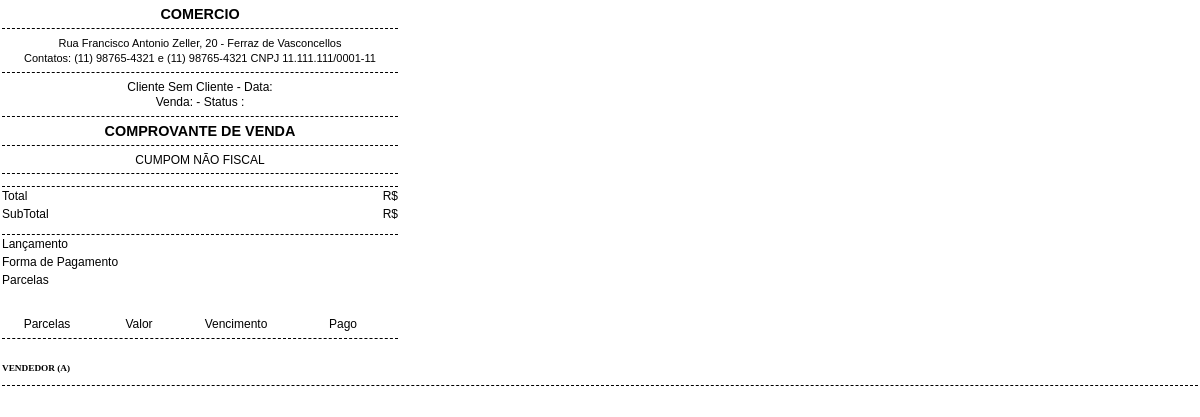
The page /relatorios/venda.php on the database its author committed.
### tables this page shows
CREATE TABLE `config` (
  `id` int(11) NOT NULL,
  `nome_sistema` varchar(50) NOT NULL,
  `email_adm` varchar(50) NOT NULL,
  `endereco_site` varchar(150) DEFAULT NULL,
  `telefone_fixo` varchar(20) DEFAULT NULL,
  `telefone_whatsapp` varchar(20) DEFAULT NULL,
  `cnpj_site` varchar(25) DEFAULT NULL,
  `rodape_relatorios` varchar(1000) NOT NULL,
  `valor_multa` int(11) NOT NULL,
  `valor_juros_dia` decimal(8,2) NOT NULL,
  `frequencia_automatica` varchar(5) NOT NULL,
  `relatorio_pdf` varchar(5) NOT NULL,
  `fonte_comprovante` int(11) NOT NULL,
  `logo` varchar(100) NOT NULL,
  `icone` varchar(100) NOT NULL,
  `dias_carencia` int(11) NOT NULL,
  `alerta` date NOT NULL,
  `impressao_automatica` varchar(5) NOT NULL
);

### conexao.php (called while the page is built, shortened)
<?php
require_once("config.php");
try {
	$pdo = new PDO("mysql:dbname=$banco;host=$servidor;charset=utf8", "$usuario", "$senha");
} catch (Exception $e) {
	echo 'Não foi possível conectar ao banco de dados! <br><br>'.$e;
}
$nome_sistema = 'Comércio';
$email_adm = 'admin@gmail.com';
$endereco_site = 'Rua Francisco Antonio Zeller, 20 - Ferraz de Vasconcellos';
$telefone_fixo = '(11) 3333-3333';
$telefone_whatsapp = '(11) 98765-4321';
$cnpj_site = '20.301.706/0001-08';
$rodape_relatorios = 'Desenvolvido pelo terceiro ano @Todos os Direitos Reservados!!';
$valor_multa = 2;
$valor_juros_dia = 0.15;
$dias_carencia = 0;
$frequencia_automatica = 'Não';
$relatorio_pdf = 'Sim';
$fonte_comprovante = '11';
$impressao_automatica = 'Sim';
$query = $pdo->query("SELECT * FROM config");
$res = $query->fetchAll(PDO::FETCH_ASSOC);
if(@count($res) == 0){
	$pdo->query("INSERT INTO config SET nome_sistema = '$nome_sistema', email_adm = '$email_adm', endereco_site = '$endereco_site', telefone_fixo = '$telefone_fixo', telefone_whatsapp = '$telefone_whatsapp', cnpj_site = '$cnpj_site', rodape_relatorios = '$rodape_relatorios', valor_multa = '$valor_multa', valor_juros_dia = '$valor_juros_dia', frequencia_automatica = '$frequencia_automatica', relatorio_pdf = '$relatorio_pdf', fonte_comprovante = '$fonte_comprovante', logo = 'logo.png', icone = 'icone.png', dias_carencia = '$dias_carencia', alerta = curDate(), impressao_automatica = '$impressao_automatica'");
}else{
	$nome_sistema = $res[0]['nome_sistema'];
	$endereco_site = $res[0]['endereco_site'];
	$telefone_whatsapp = $res[0]['telefone_whatsapp'];
	$cnpj_site = $res[0]['cnpj_site'];
}
 ?>

### relatorios/venda.php (the view, shortened to what this page needs)
<?php
include('../conexao.php');
$id = $_GET['id'];
$query = $pdo->query("SELECT * from vendas where id = '$id' ");
$res = $query->fetchAll(PDO::FETCH_ASSOC);
		$id = $res[0]['id'];
		$cp3 = $res[0]['pagamento'];
		$cp4 = $res[0]['lancamento'];
		$cp5 = $res[0]['data_lanc'];
		$cp9 = $res[0]['subtotal'];
		$cp10 = $res[0]['parcelas'];
		$cp11 = $res[0]['status'];
		$cp12 = $res[0]['cliente'];
$data2 = implode('/', array_reverse(explode('-', $cp5)));
$query1 = $pdo->query("SELECT * from clientes where id = '$cp12' ");
		$res1 = $query1->fetchAll(PDO::FETCH_ASSOC);
		if(@count($res1) > 0){
			$nome_cliente = $res1[0]['nome'];
		}else{
			$nome_cliente = 'Sem Cliente';
		}
?>
<table class="printer-ticket">
	<tr>
		<th class="ttu" class="title" colspan="3"><?php echo $nome_sistema ?></th>
	</tr>
	<tr style="font-size: 11px">
		<th colspan="3">
			<?php echo $endereco_site ?> <br />
			Contatos: <?php echo $telefone_whatsapp ?> e <?php echo $telefone_whatsapp ?> CNPJ <?php echo $cnpj_site ?>
		</th>
	</tr>
	<tr >
		<th colspan="3">Cliente <?php echo $nome_cliente ?> - Data: <?php echo $data2 ?>
			<br>
			Venda: <?php echo $id ?> - Status : <?php echo $cp11 ?>
		</th>
	</tr>
	<tr>
		<th class="ttu margem-superior" colspan="3">
			Comprovante de Venda <?php if($cp11 == 'Cancelada'){ echo ' Cancelada';} ?>
		</th>
	</tr>
	<tr>
		<th colspan="3">
			CUMPOM NÃO FISCAL
		</th>
	</tr>
	<tfoot>
		<tfoot>
		<tr>
			<th class="ttu"  colspan="3" class="cor">
			</th>
		</tr>
		<tr>
			<td colspan="2">Total</td>
			<td align="right">R$ <?php echo $sub_tot ?></td>
		</tr>
			<tr>
			<td colspan="2">SubTotal</td>
			<td align="right">R$ <?php echo $cp9 ?></td>
		</tr>
		<tr>
			<th class="ttu" colspan="3" class="cor">
			</th>
		</tr>
		<tr>
			<td colspan="2">Lançamento</td>
			<td align="right"><?php echo $cp4 ?></td>
		</tr>
		<tr>
			<td colspan="2">Forma de Pagamento</td>
			<td align="right"><?php echo $cp3 ?></td>
		</tr>
		<?php if($cp10 != 1){ ?>
		<tr>
			<td colspan="2">Parcelas</td>
			<td align="right"><?php echo $cp10 ?></td>
		</tr>
		<?php } ?>
	</tfoot>
</table>
		<?php
if ($cp10 != 1) { ?>
<table class="printer-ticket" style="margin-top:20px; margin-bottom: 20px">
<tr>
<th width="80px">Parcelas</th>
<th width="80px">Valor</th>
<th width="90px">Vencimento</th>
<th width="100px">Pago</th>
</tr>
<?php
}
?>
</table>
		<table style="width:100%">
		<tr>
			<td colspan="2"><b><small><small><small>VENDEDOR (A)</b></td>
		</tr>
		<tr>
			<th class="ttu" colspan="3" class="cor">
			</th>
		</tr>
</table>

### rows shown on the page
config: nome_sistema "COMERCIO", endereco_site "Rua Francisco Antonio Zeller, 20 - Ferraz de Vasconcellos", telefone_whatsapp "(11) 98765-4321", cnpj_site "11.111.111/0001-11"

### other values the page prints
$nome_cliente "Sem Cliente"
